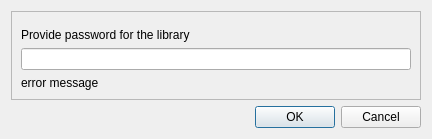
<?xml version="1.0" encoding="UTF-8"?>
<ui version="4.0">
 <class>SetRepoPasswordDialog</class>
 <widget class="QDialog" name="SetRepoPasswordDialog">
  <property name="geometry">
   <rect>
    <x>0</x>
    <y>0</y>
    <width>432</width>
    <height>139</height>
   </rect>
  </property>
  <property name="windowTitle">
   <string>Dialog</string>
  </property>
  <layout class="QVBoxLayout" name="verticalLayout_2">
   <item>
    <widget class="QFrame" name="frame">
     <property name="frameShape">
      <enum>QFrame::StyledPanel</enum>
     </property>
     <property name="frameShadow">
      <enum>QFrame::Raised</enum>
     </property>
     <layout class="QVBoxLayout" name="verticalLayout">
      <item>
       <spacer name="verticalSpacer">
        <property name="orientation">
         <enum>Qt::Vertical</enum>
        </property>
        <property name="sizeHint" stdset="0">
         <size>
          <width>20</width>
          <height>90</height>
         </size>
        </property>
       </spacer>
      </item>
      <item>
       <widget class="QLabel" name="mHintText">
        <property name="text">
         <string notr="true">Provide password for the library</string>
        </property>
       </widget>
      </item>
      <item>
       <widget class="QLineEdit" name="mPassword">
        <property name="inputMethodHints">
         <set>Qt::ImhHiddenText|Qt::ImhNoAutoUppercase|Qt::ImhNoPredictiveText</set>
        </property>
        <property name="echoMode">
         <enum>QLineEdit::Password</enum>
        </property>
       </widget>
      </item>
      <item>
       <widget class="QLabel" name="mErrorText">
        <property name="text">
         <string notr="true">error message</string>
        </property>
       </widget>
      </item>
      <item>
       <spacer name="verticalSpacer_2">
        <property name="orientation">
         <enum>Qt::Vertical</enum>
        </property>
        <property name="sizeHint" stdset="0">
         <size>
          <width>20</width>
          <height>0</height>
         </size>
        </property>
       </spacer>
      </item>
     </layout>
    </widget>
   </item>
   <item>
    <layout class="QHBoxLayout" name="horizontalLayout">
     <item>
      <spacer name="horizontalSpacer">
       <property name="orientation">
        <enum>Qt::Horizontal</enum>
       </property>
       <property name="sizeHint" stdset="0">
        <size>
         <width>40</width>
         <height>20</height>
        </size>
       </property>
      </spacer>
     </item>
     <item>
      <widget class="QPushButton" name="mOkBtn">
       <property name="text">
        <string>OK</string>
       </property>
      </widget>
     </item>
     <item>
      <widget class="QPushButton" name="mCancelBtn">
       <property name="text">
        <string>Cancel</string>
       </property>
      </widget>
     </item>
    </layout>
   </item>
  </layout>
 </widget>
 <resources/>
 <connections>
  <connection>
   <sender>mCancelBtn</sender>
   <signal>clicked()</signal>
   <receiver>SetRepoPasswordDialog</receiver>
   <slot>reject()</slot>
   <hints>
    <hint type="sourcelabel">
     <x>389</x>
     <y>112</y>
    </hint>
    <hint type="destinationlabel">
     <x>184</x>
     <y>114</y>
    </hint>
   </hints>
  </connection>
 </connections>
</ui>
